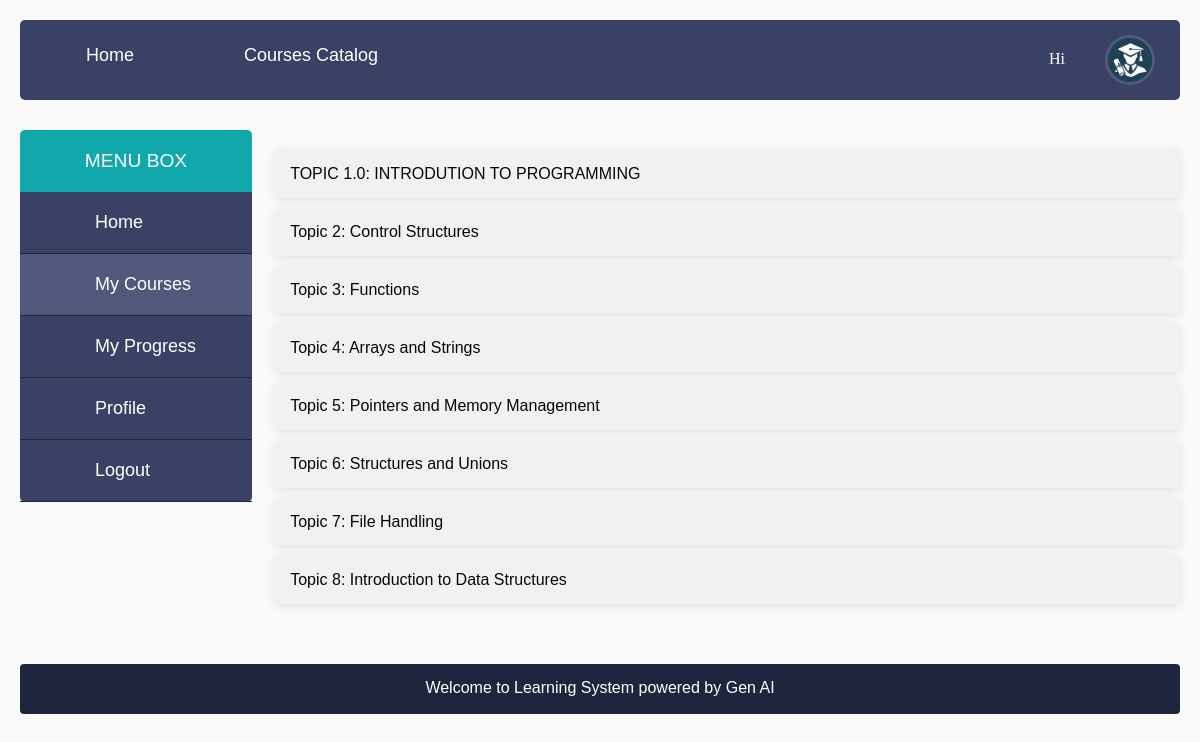
Screenshot of /student_dashboard/ (signed in) with the database file from the repository.
### C_learn/models.py (models this page shows, shortened)
class Topic(models.Model):
    course = models.ForeignKey(Course, related_name='topics', on_delete=models.CASCADE)
    name = models.CharField(max_length=255)
    description = models.TextField()

### C_learn/views.py (the view)
# urls.py: path('student_dashboard/', views.student_dashboard, name='student_dashboard'),
@login_required
def student_dashboard(request):
    user = request.user
    courses = Course.objects.all()
    for course in courses:
        for topic in course.topics.all():
            try:
                progress = StudentProgress.objects.get(student=user, topic=topic)
                topic.completed = progress.completed
                topic.progress = 100 if progress.completed else 0
            except StudentProgress.DoesNotExist:
                topic.completed = False
                topic.progress = 0
    return render(request, 'student/student_dashboard.html', {'courses': courses})

### C_learn/templates/student/student_dashboard.html (shortened to what this page needs)
{% extends 'base.html' %}
{% load static %}
{% block content %}
{% include 'navbar.html' %}
<div class="main">
    <div class="">
        {% include 'student/student_sidebar.html' %}
        <div class="course_middle">
            <div class="accordion-container">
                {% if courses %}
                    {% for course in courses %}
                        {% for topic in course.topics.all %}
                            <div class="accordion-item">
                                <button class="accordion-btn" id="text">{{ topic.name }}</button>
                            </div>
                        {% endfor %}
                    {% endfor %}
                {% endif %}
            </div>
        </div>
    </div>
</div>
{% include 'footer.html' %}
{% endblock %}

### static/style.css (style rules this page uses)
html,body,div,span,applet,object,iframe,h1,h2,h3,h4,h5,h6,p,blockquote,pre,a,abbr,acronym,address,big,cite,code,del,dfn,em,img,ins,kbd,q,s,samp,small,strike,strong,sub,sup,tt,var,b,u,i,dl,dt,dd,ol,nav ul,nav li,fieldset,form,label,legend,table,caption,tbody,tfoot,thead,tr,th,td,article,aside,canvas,details,embed,figure,figcaption,footer,header,hgroup,menu,nav,output,ruby,section,summary,time,mark,audio,video { margin:0;padding:0;border:0;font-size:100%;font:inherit;vertical-align:baseline; }
body { font-family: 'ambleregular'; background:#fbfbfc; padding:10px; position:relative; }
.main { padding:30px 0; }
.course_middle { margin-left: 2%; float:left; width:78%; }

### static/courses.css (style rules this page uses)
* { margin: 0; padding: 0; box-sizing: border-box; font-size: large; }
body { font-family: Arial, sans-serif; background-color: #f9f9f9; padding: 20px; }
.accordion-container { width: 100%; margin: 0 auto; border-radius: 5px; }
.accordion-item { background-color: #fff; border-radius: 5px; margin-bottom: 10px; box-shadow: 0 2px 10px rgba(0, 0, 0, 0.1); }
.accordion-btn { width: 100%; background-color: #ffffff; color: rgb(10, 6, 6); border: none; text-align: left; padding: 15px; font-size: 16px; cursor: pointer; border-radius: 5px; outline: none; transition: background-color 0.3s ease; }

### static/form.css (style rules this page uses)
* { margin: 0; padding: 0; box-sizing: border-box; }

### C_learn/templates/student/student_dashboard.html (style rules this page uses)
.accordion-container { margin-top: 20px; }
.accordion-item { margin-bottom: 10px; }
.accordion-btn { width: 100%; padding: 15px; text-align: left; background-color: #f1f1f1; border: none; outline: none; font-size: 16px; cursor: pointer; transition: 0.4s; border-radius: 5px; }

### rows the page displays
Topic: name "TOPIC 1.0: INTRODUTION TO PROGRAMMING"
Topic: name "Topic 2: Control Structures"
Topic: name "Topic 3: Functions"
Topic: name "Topic 4: Arrays and Strings"
Topic: name "Topic 5: Pointers and Memory Management"
Topic: name "Topic 6: Structures and Unions"
Topic: name "Topic 7: File Handling"
Topic: name "Topic 8: Introduction to Data Structures"
